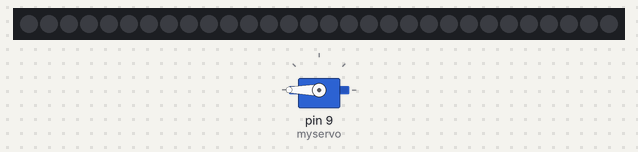
A sketch run on a simulated Arduino Uno, built with avr-gcc and run on an emulated ATmega328P. Parts: servo, 30 RGB LEDs in strip order, left to right.

Above: at 0.1 s.
At 2.1 s:
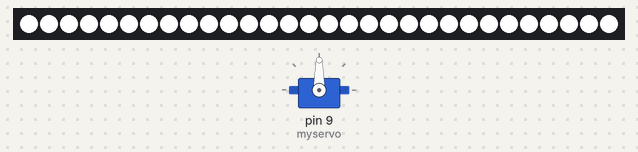
At 15.1 s:
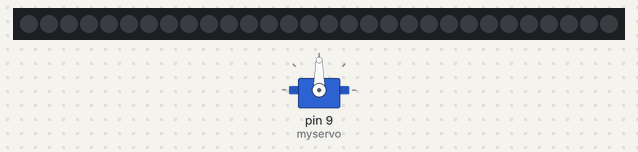
At 26.1 s:
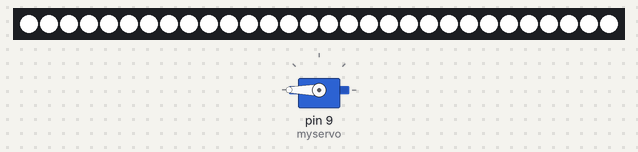
Timing chart, 0 to 128.5 s (numbered marks = the images above):
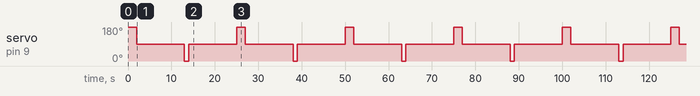

Measured:
- by itself, servo on pin 9 (myservo): repeats every 25.0 s: 0° 1.0 s, 90° 11.0 s, 180° 2.0 s, 90° 11.0 s
- what the display in image 1 shows lasts 14.0 s, from 1.0 s to 15.0 s
- what the display in image 2 shows lasts 11.0 s, from 15.0 s to 26.0 s

The sketch:

511_final.ino
```cpp
#include <Servo.h>
#include <Adafruit_NeoPixel.h>

#define LED_PIN 6
#define NUM_LEDS 30 // Modify based on the number of LEDs on your LED strip

Servo myservo;  // Create a servo object
Adafruit_NeoPixel strip(NUM_LEDS, LED_PIN, NEO_GRB + NEO_KHZ800);

void setup() {
  myservo.attach(9);  // Connect the servo signal line to digital pin 9
  strip.begin();      // Initialize the LED strip
  strip.show();       // Ensure all LEDs are turned off
}

void loop() {
  // Clockwise rotation
  myservo.write(180);  // Writing a value higher than 90 usually makes the servo rotate clockwise
  delay(1000);  // Adjust the delay time based on the actual rotation speed of the servo

  // Turn on the LEDs
  for (int i = 0; i < strip.numPixels(); i++) {
    strip.setPixelColor(i, strip.Color(255, 255, 255)); // Set to white
  }
  strip.show();
  delay(1000);  // Delay for 10 seconds

  // Stop rotation
  myservo.write(90);  // Writing 90 usually stops the servo rotation
  delay(1000);  // Delay for 1 second

  // Delay for 10 seconds, then repeat the loop
  delay(10000);

  // Counterclockwise rotation
  myservo.write(0);  // Writing a value lower than 90 usually makes the servo rotate counterclockwise
  delay(1000);  // Similarly, adjust the delay time based on the actual rotation speed of the servo

  // Stop rotation
  myservo.write(90);  // Stop rotation
  delay(1000);  // Delay for 1 second

  // Turn off the LEDs
  for (int i = 0; i < strip.numPixels(); i++) {
    strip.setPixelColor(i, strip.Color(0, 0, 0)); // Turn off the LEDs
  }
  strip.show();

  // Delay for 10 seconds, then repeat the loop
  delay(10000);
}
```
